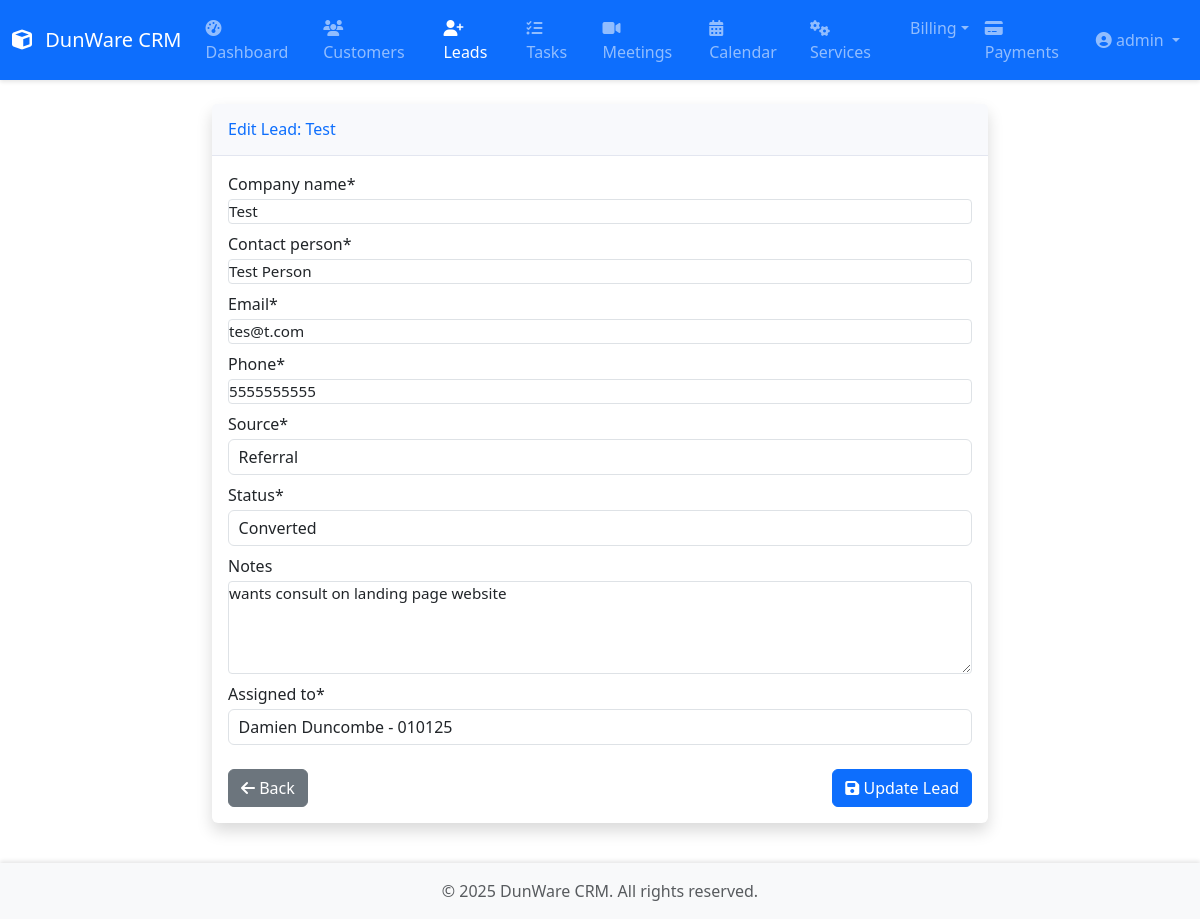
/leads/1/update/ (signed in), run on the app's committed database.
### core/models.py (models this page shows, shortened)
class Lead(models.Model):
    LEAD_STATUS = [
        ('new', 'New'),
        ('contacted', 'Contacted'),
        ('qualified', 'Qualified'),
        ('unqualified', 'Unqualified'),
        ('negotiating', 'Negotiating'),
        ('converted', 'Converted'),
        ('lost', 'Lost')
    ]
    LEAD_SOURCE = [
        ('website', 'Website'),
        ('referral', 'Referral'),
        ('social', 'Social Media'),
        ('email', 'Email Campaign'),
        ('other', 'Other')
    ]
    company_name = models.CharField(max_length=200)
    contact_person = models.CharField(max_length=100)
    email = models.EmailField()
    phone = models.CharField(max_length=15)
    source = models.CharField(max_length=20, choices=LEAD_SOURCE)
    status = models.CharField(max_length=20, choices=LEAD_STATUS, default='new')
    notes = models.TextField(blank=True)
    assigned_to = models.ForeignKey(Employee, on_delete=models.SET_NULL, null=True, related_name='leads')
    created_at = models.DateTimeField(auto_now_add=True)
    updated_at = models.DateTimeField(auto_now=True)

### core/views.py (the view, shortened to what this page needs)
# urls.py: path('leads/<int:pk>/update/', views.LeadUpdateView.as_view(), name='lead-update'),
class LeadUpdateView(LoginRequiredMixin, UpdateView):
    model = Lead
    form_class = LeadForm
    template_name = 'core/lead_form.html'
    success_url = reverse_lazy('lead-list')

### core/forms.py (shortened to what this page needs)
class LeadForm(forms.ModelForm):
    class Meta:
        model = Lead
        fields = ('company_name', 'contact_person', 'email', 'phone',
                 'source', 'status', 'notes', 'assigned_to')
        widgets = {
            'notes': forms.Textarea(attrs={'rows': 4}),
        }

### core/models.py (called while the page is built)
    def __str__(self):
        return f"{self.user.get_full_name()} - {self.employee_id}"

### core/templates/core/lead_form.html (shortened to what this page needs)
{% extends 'core/base.html' %}
{% load crispy_forms_tags %}
{% block content %}
<div class="row justify-content-center">
    <div class="col-lg-8">
        <div class="card shadow">
            <div class="card-header py-3">
                <h6 class="m-0 font-weight-bold text-primary">
                    {% if form.instance.pk %}
                        Edit Lead: {{ form.instance.company_name }}
                    {% else %}
                        New Lead
                    {% endif %}
                </h6>
            </div>
            <div class="card-body">
                <form method="post">
                    {{ form|crispy }}
                    <div class="d-flex justify-content-between mt-4">
                        <a href="{% url 'lead-list' %}" class="btn btn-secondary">
                            <i class="fas fa-arrow-left"></i> Back
                        </a>
                        <div>
                            <button type="submit" class="btn btn-primary">
                                <i class="fas fa-save"></i>
                                {% if form.instance.pk %}
                                    Update Lead
                                {% else %}
                                    Create Lead
                                {% endif %}
                            </button>
                        </div>
                    </div>
                </form>
            </div>
        </div>
    </div>
</div>
{% endblock %}

### core/templates/core/base.html (shortened to what this page needs)
{% load static %}
<!DOCTYPE html>
<html lang="en">
<head>
    <link href="https://cdn.jsdelivr.net/npm/bootstrap@5.3.2/dist/css/bootstrap.min.css" rel="stylesheet">
    <link href="https://cdn.jsdelivr.net/npm/@fortawesome/fontawesome-free@6.4.2/css/all.min.css" rel="stylesheet">
    <link href="https://cdn.jsdelivr.net/npm/flatpickr/dist/flatpickr.min.css" rel="stylesheet">
    <link href="{% static 'css/style.css' %}" rel="stylesheet">
</head>
<body>
    <nav class="navbar navbar-expand-lg navbar-dark bg-primary">
        <div class="container-fluid">
            <a class="navbar-brand" href="{% url 'dashboard' %}">
                <i class="fas fa-cube"></i> DunWare CRM
            </a>
            <div class="collapse navbar-collapse" id="navbarMain">
                {% if user.is_authenticated %}
                <ul class="navbar-nav me-auto">
                    <li class="nav-item">
                        <a class="nav-link {% if request.resolver_match.url_name == 'dashboard' %}active{% endif %}"
                           href="{% url 'dashboard' %}">
                            <i class="fas fa-tachometer-alt"></i> Dashboard
                        </a>
                    </li>
                    <li class="nav-item">
                        <a class="nav-link {% if 'customer' in request.resolver_match.url_name %}active{% endif %}"
                           href="{% url 'customer-list' %}">
                            <i class="fas fa-users"></i> Customers
                        </a>
                    </li>
                    <li class="nav-item">
                        <a class="nav-link {% if 'lead' in request.resolver_match.url_name %}active{% endif %}"
                           href="{% url 'lead-list' %}">
                            <i class="fas fa-user-plus"></i> Leads
                        </a>
                    </li>
                    <li class="nav-item">
                        <a class="nav-link {% if 'task' in request.resolver_match.url_name %}active{% endif %}"
                           href="{% url 'task-list' %}">
                            <i class="fas fa-tasks"></i> Tasks
                        </a>
                    </li>
                    <li class="nav-item">
                        <a class="nav-link {% if 'meeting' in request.resolver_match.url_name %}active{% endif %}"
                           href="{% url 'meeting-list' %}">
                            <i class="fas fa-video"></i> Meetings
                        </a>
                    </li>
                    <li class="nav-item">
                        <a class="nav-link {% if 'calendar' in request.resolver_match.url_name %}active{% endif %}"
                           href="{% url 'calendar' %}">
                            <i class="fas fa-calendar-alt"></i> Calendar
                        </a>
                    </li>
                    <li class="nav-item">
                        <a class="nav-link {% if 'service' in request.resolver_match.url_name %}active{% endif %}"
                           href="{% url 'service-list' %}">
                            <i class="fas fa-cogs"></i> Services
                        </a>
                    </li>
                    <li class="nav-item dropdown">
                        <a class="nav-link dropdown-toggle {% if 'billing' in request.resolver_match.url_name %}active{% endif %}" href="#" id="billingDropdown" role="button" data-bs-toggle="dropdown">Billing</a>
                    </li>
                    <li class="nav-item">
                        <a class="nav-link {% if 'payment' in request.resolver_match.url_name %}active{% endif %}"
                           href="{% url 'payment-list' %}">
                            <i class="fas fa-credit-card"></i> Payments
                        </a>
                    </li>
                </ul>
                    <ul class="navbar-nav ms-auto">
                        <li class="nav-item dropdown">
                            <a class="nav-link dropdown-toggle" href="#" id="navbarDropdown"
                               role="button" data-bs-toggle="dropdown">
                                <i class="fas fa-user-circle"></i>
                                {{ user.get_full_name|default:user.username }}
                            </a>
                        </li>
                    </ul>
                {% endif %}
            </div>
        </div>
    </nav>
    <div class="container-fluid py-4">
        {% block content %}{% endblock %}
    </div>
    <footer class="footer mt-auto py-3 bg-light">
        <div class="container text-center">
            <span class="text-muted">© {% now "Y" %} DunWare CRM. All rights reserved.</span>
        </div>
    </footer>
</body>
</html>

### dunware_crm/static/css/style.css (style rules this page uses)
body { min-height: 100vh; display: flex; flex-direction: column; }
.container-fluid { flex: 1; }
.navbar { box-shadow: 0 2px 4px rgba(0,0,0,.1); }
.navbar-brand i { margin-right: 0.5rem; }
.card { box-shadow: 0 0.15rem 1.75rem 0 rgba(58, 59, 69, 0.15); border: none; margin-bottom: 1rem; }
.card-header { background-color: #f8f9fc; border-bottom: 1px solid #e3e6f0; }
.form-group, .mb-3 { margin-bottom: 0.6rem !important; padding-bottom: 0 !important; }
.form-label { margin-bottom: 0.2rem; font-weight: 500; display: block; }
.form-control { padding: 0.3rem 0.6rem; font-size: 0.95rem; border-radius: 4px; }
select.form-control, select { -webkit-appearance: none !important; -moz-appearance: none !important; appearance: none !important; background: none !important; padding-right: 0.6rem; }
.form-control::after, select::after { display: none !important; content: "" !important; }
.form-control, .form-group { margin-bottom: 0.5rem !important; padding: 0 !important; }
.footer { margin-top: auto; box-shadow: 0 -2px 4px rgba(0,0,0,.1); }
.form-group, .mb-3 { margin-bottom: 0.5rem !important; padding-bottom: 0 !important; }
select { padding: 0.3rem 0.6rem !important; font-size: 0.95rem; border-radius: 4px; }

### data on the page
Lead: instance.company_name "Test", company_name "Test", contact_person "Test Person", email "tes@t.com", phone "5555555555", source "Referral", status "Converted", notes "wants consult on landing page website", assigned_to "Damien Duncombe - 010125"

### other printed values
{{ user.get_full_name|default:user.username }} "admin"
